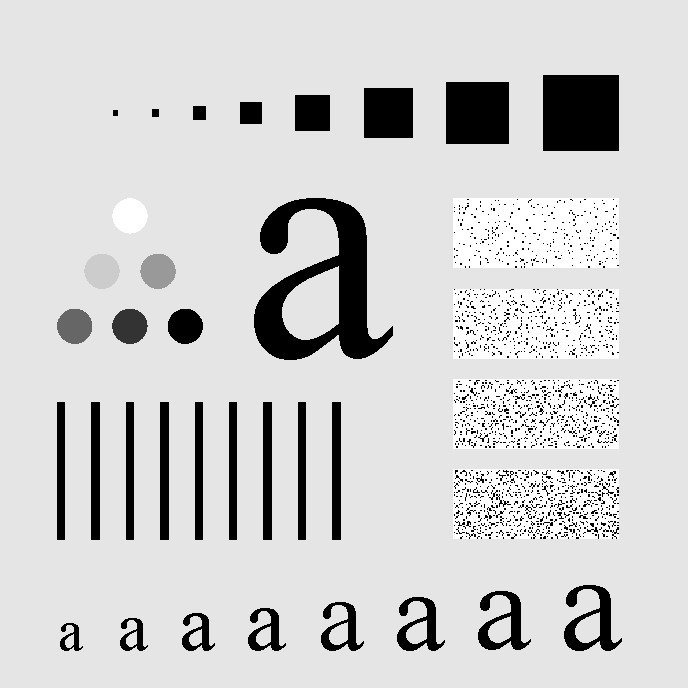
%> input picture 实验图片/Fig0418(a)(characters_test_pattern).jpeg, 688 x 688 px
$ octave proj04_04_highpass.m   (GNU Octave 9; MATLAB toolbox functions it lacks are replaced by stand-ins)
%> lines starting %> are read from the running program, lines starting %| are printed output that depends on the picture; in (x1, y1, x2, y2) boxes, pixels count from 0 and x2, y2 are one past the last pixel; in counts of white or black regions, pixels touching at a corner belong together; the program's own positions count from 1
### 代码/gauss_lowpass.m
function [g, H] = gauss_lowpass(f, D0, M, N, cx, cy)
% ============================================================
%  Project 04-03(a)  高斯低通滤波器（频域）  [04-04 复用]
%  [g, H] = gauss_lowpass(f, D0, M, N, cx, cy)
%     f  : 输入图像
%     D0 : 截止频率参数（"方差"，见式 4.3-7，e^(-D^2/(2*D0^2))）
%     M,N: 生成 2D 函数的尺寸（默认取图像尺寸）
%     cx,cy: 高斯函数中心位置（默认图像中心）
%     g  : 低通滤波结果（实图像）
%     H  : 高斯低通传递函数
%  实现要点（对应教材 Fig 4.5 流程，忽略 padding 近似）：
%   1) 乘 (-1)^(x+y) 中心化 -> 2) FFT -> 3) 乘 H
%   -> 4) IFFT -> 5) 乘 (-1)^(x+y) 取实部 -> 6) 计算频谱
% ============================================================
if nargin < 3 || isempty(M), [M, N] = size(f); end
if nargin < 5 || isempty(cx), cx = floor(M/2) + 1; end
if nargin < 6 || isempty(cy), cy = floor(N/2) + 1; end

F = fft2(double(f), M, N);            % 2D FFT（含尺寸扩展）
% --- 中心化：u,v 频率原点移到 (cx,cy) 的等价实现（教材 4.6.3 式(4.6-9)）---
uc = mod(cx - 1, M);  vc = mod(cy - 1, N);
u = (0:M-1) - uc;                     % 频率坐标（含中心平移）
v = (0:N-1) - vc;
[U, V] = meshgrid(v, u);
D2 = U.^2 + V.^2;
H = exp(-D2 / (2 * D0^2));            % 高斯低通传递函数（式 4.3-7）

G = F .* H;                           % 频域相乘
g = real(ifft2(G));                   % 逆 FFT 取实部
g = mat2gray(g);                      % 归一化显示范围
end

### 代码/proj04_04_highpass.m
%% ============================================================
%  Project 04-04  用低通图像求高通（Fig 4.26）
%  使用前：当前目录 = 实验根目录，已 addpath('代码')
%% ============================================================
clear; close all; clc;

f = imread(fullfile('实验图片', 'Fig0418(a)(characters_test_pattern).jpeg'));
%> f is the input picture: size 688x688x3 uint8; min 0, max 255, mean 207.3
if size(f,3) == 3, f = rgb2gray(f); end
f = im2double(f);
%> f: size 688x688 double

%% (a) 原图减去低通图 -> 锐化图（式 4.4-14）
D0 = 60;                              % 与 Proj04-03(b) 相同
[glp, ~] = gauss_lowpass(f, D0);
%> in gauss_lowpass, `g = real(ifft2(G));`:
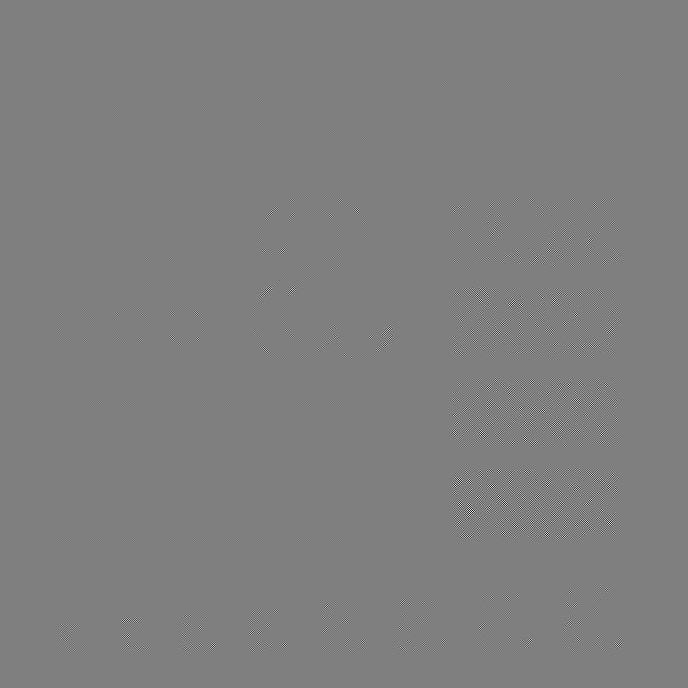
%> g: size 688x688 double; min -0.12, max 0.12, mean 4.31e-15; drawn with min black and max white
sharp = f - glp;                      % 式 (4.4-14)：g = f - f_LPF
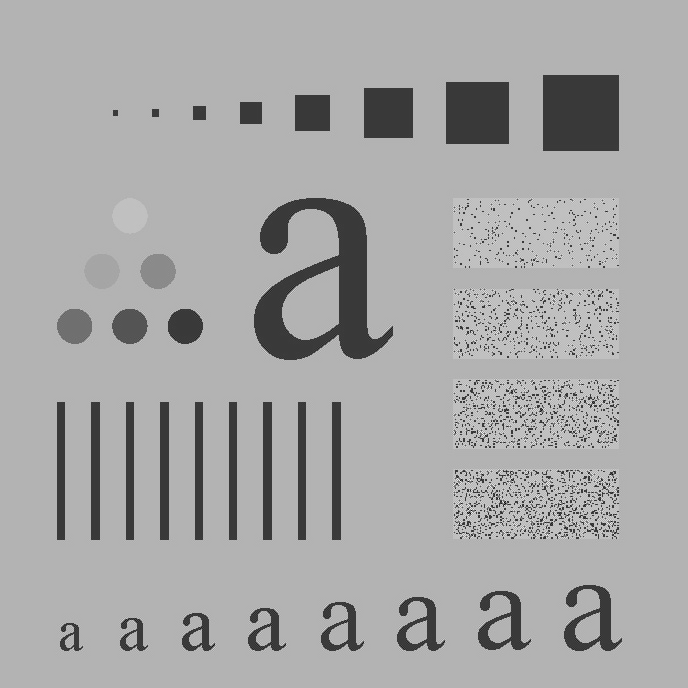
%> sharp: size 688x688 double; min -0.927, max 0.959, mean 0.313; drawn with min black and max white

figure('Name','P04-04 (a)');
subplot(1,3,1); imshow(f);    title('原图');
subplot(1,3,2); imshow(glp);  title(sprintf('高斯低通 D_0=%d', D0));
subplot(1,3,3); imshow(sharp,[]); title('锐化图 f - f_{LPF}');
% [截图 1] 三联图——该结果"不像"教材 Fig 4.26 的高通结果（差异太弱）

%% 差异分析（回答 (a) 的"explain why"）
fprintf('sharp 最小值 = %.4f, 最大值 = %.4f\n', min(sharp(:)), max(sharp(:)));
%| sharp 最小值 = -0.9266, 最大值 = 0.9594
% 原因：式(4.4-14)的高通结果全部非负且均值非零（直流分量留在结果里），
% 而教材 Fig 4.26 的 GHPF 是真正的零均值高频分量（负值也被保留），
% 所以用 f - f_LPF 看起来接近原图的"减淡版"，而不是 Fig 4.26 那种
% 只剩边缘的暗背景图像。
% [截图 2] 命令窗口数值输出（作为定量证据）

%% (b) 调小 D0 直到减法结果类似 Fig 4.26(c)
% Fig 4.26(c) 是 GHPF 且 D0 充分小（高频突出、低频几乎去除）。
% 等价做法：减小 D0，使低通滤掉的频带变宽，差值集中到高频。
D0list = [30 15 8 5];
figure('Name','P04-04 (b)');
for k = 1:numel(D0list)
    glp2 = gauss_lowpass(f, D0list(k));
    subplot(2,2,k); imshow(glp2 - min(glp2(:)), []); %#ok<NASGU>
    subplot(2,2,k); imshow(f - glp2, []); %#ok<NASGU>
    subplot(2,2,k); imshow(f - glp2, []); title(sprintf('f - GLPF, D_0=%d', D0list(k)));
end
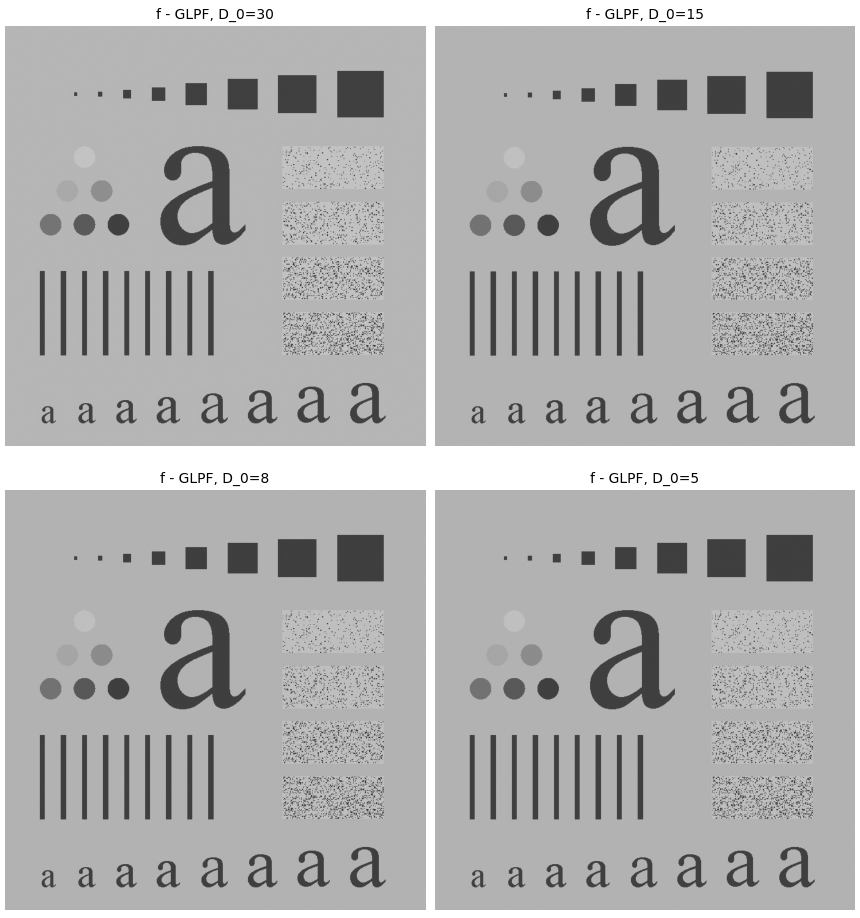
%> figure redrawn from the program's plot data, 4 panels
% [截图 3] 四种更小 D0 的差值图——选取最像 Fig 4.26(c) 的一个（约 D0=8~15）

%% 修正：显示时同时给出带负号的真高通对照（供报告解释）
D0s = 10;
[glp3, ~] = gauss_lowpass(f, D0s);
hp_true = f - glp3;                       % 与上面差值相同
hp_centered = hp_true - mean(hp_true(:)); % 零均值化（类比 GHPF 的负值特征）
figure;
subplot(1,3,1); imshow(hp_true, []);     title(sprintf('f-GLPF (D_0=%d)', D0s));
subplot(1,3,2); imshow(hp_centered, []); title('零均值化后（近似 GHPF 观感）');
subplot(1,3,3); imshow(hp_centered > 0.05); title('阈值化后突出高频');
%> after `imshow(hp_centered > 0.05)`:
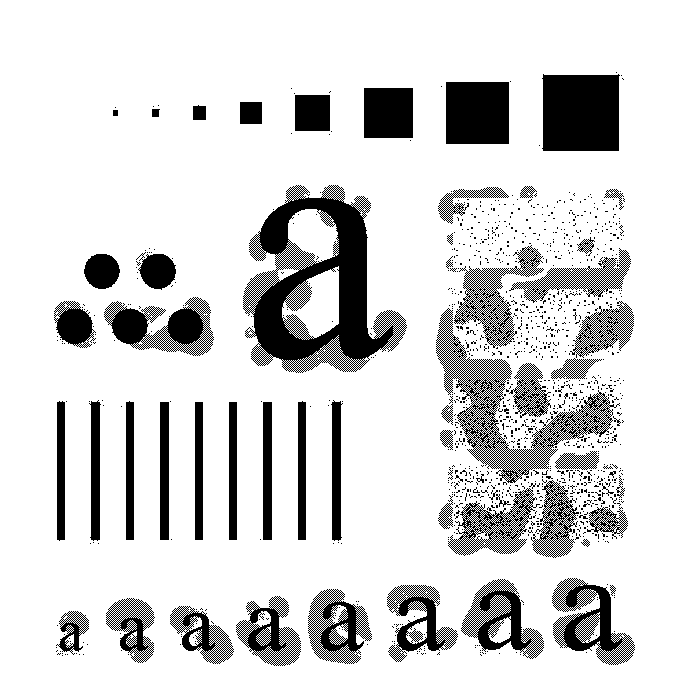
%> displayed picture: size 688x688 logical; 83.6% white; 1146 black regions (1087 under 20 px), largest, box (x1, y1, x2, y2) and area: (243, 185, 407, 373) 13091, (542, 74, 620, 151) 5781, (436, 308, 620, 483) 5154
% [截图 4]（可选）三种显示方式的对比——报告解释"减法高通与 GHPF 观感差异来自均值/负值处理"
